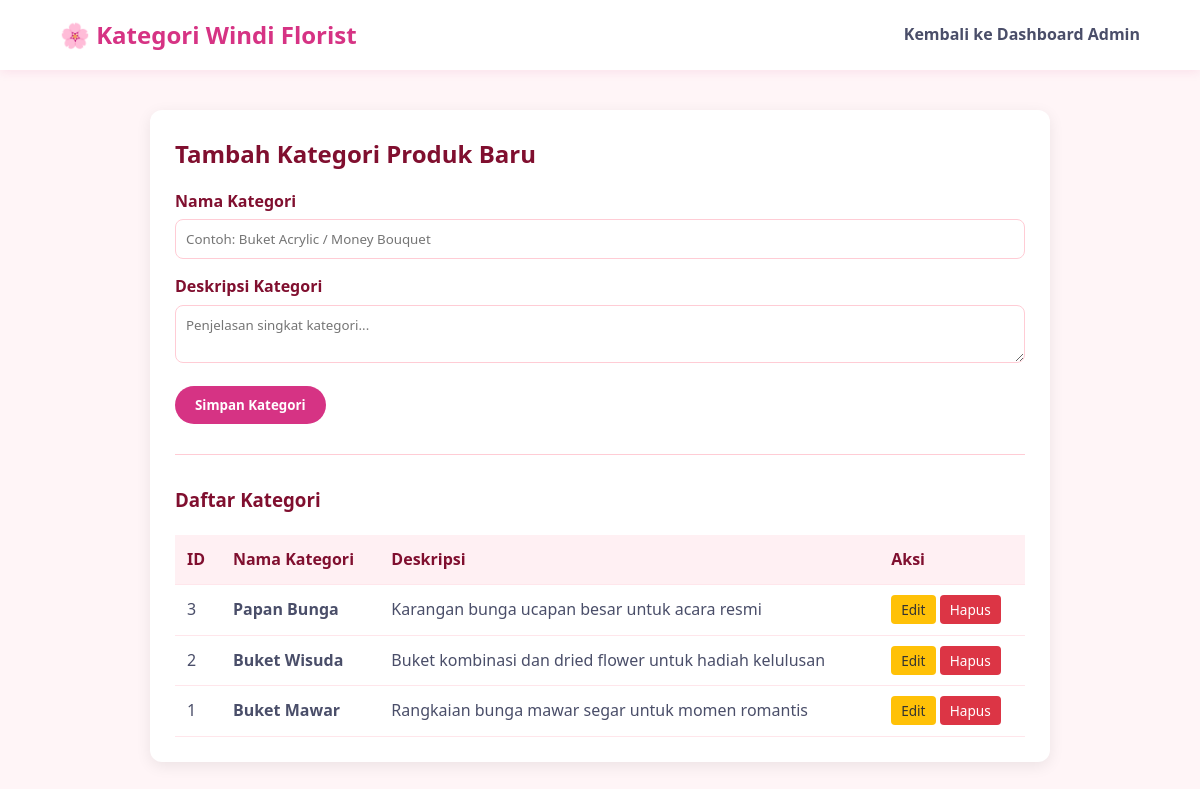
The page /kategori.php on the database its author committed.
### tables this page shows
CREATE TABLE `categories` (
  `id` int(11) NOT NULL,
  `name` varchar(100) NOT NULL,
  `description` text DEFAULT NULL,
  `created_at` timestamp NOT NULL DEFAULT current_timestamp()
);

### kategori.php (the view, shortened to what this page needs)
<?php
require_once 'koneksi.php';
$categories = $pdo->query("SELECT * FROM categories ORDER BY id DESC")->fetchAll();
?>
<!DOCTYPE html>
<html lang="id">
<head>
    <link rel="stylesheet" href="style.css">
</head>
<body>
<header>
    <div class="logo">🌸 Kategori Windi Florist</div>
    <nav>
        <ul>
            <li><a href="admin.php">Kembali ke Dashboard Admin</a></li>
        </ul>
    </nav>
</header>
<div class="container">
    <h2 style="color: #800f2f; margin-bottom: 15px;">Tambah Kategori Produk Baru</h2>
    <form method="POST">
        <div class="form-group">
            <label>Nama Kategori</label>
            <input type="text" name="name" required placeholder="Contoh: Buket Acrylic / Money Bouquet">
        </div>
        <div class="form-group">
            <label>Deskripsi Kategori</label>
            <textarea name="description" rows="2" placeholder="Penjelasan singkat kategori..."></textarea>
        </div>
        <button type="submit" class="btn-save">Simpan Kategori</button>
    </form>
    <hr style="margin: 30px 0; border: none; border-top: 1px solid #ffccd5;">
    <h3 style="color: #800f2f;">Daftar Kategori</h3>
    <table>
        <thead>
            <tr>
                <th>ID</th>
                <th>Nama Kategori</th>
                <th>Deskripsi</th>
                <th>Aksi</th>
            </tr>
        </thead>
        <tbody>
            <?php foreach ($categories as $cat): ?>
                <tr>
                    <td><?= $cat['id'] ?></td>
                    <td><strong><?= htmlspecialchars($cat['name']) ?></strong></td>
                    <td><?= htmlspecialchars($cat['description']) ?></td>
                    <td>
                        <a href="edit_kategori.php?id=<?= $cat['id'] ?>" class="btn-edit">Edit</a>
                        <a href="hapus_kategori.php?id=<?= $cat['id'] ?>" class="btn-del" onclick="return confirm('Hapus kategori ini?')">Hapus</a>
                    </td>
                </tr>
            <?php endforeach; ?>
        </tbody>
    </table>
</div>
</body>
</html>

### style.css (style rules this page uses)
* { margin: 0; padding: 0; box-sizing: border-box; font-family: 'Segoe UI', Tahoma, Geneva, Verdana, sans-serif; }
body { background-color: #fff5f7; color: #4a4e69; line-height: 1.6; }
header { background-color: #ffffff; padding: 1rem 5%; display: flex; justify-content: space-between; align-items: center; box-shadow: 0 2px 10px rgba(214, 51, 132, 0.1); position: sticky; top: 0; z-index: 1000; }
.logo { font-size: 1.5rem; font-weight: bold; color: #d63384; }
nav ul { display: flex; list-style: none; gap: 20px; }
nav ul li a { text-decoration: none; color: #4a4e69; font-weight: 600; transition: color 0.3s; }

### kategori.php (style rules this page uses)
.container { width: 90%; max-width: 900px; margin: 40px auto; background: white; padding: 25px; border-radius: 12px; box-shadow: 0 4px 15px rgba(0,0,0,0.08); }
table { width: 100%; border-collapse: collapse; margin-top: 20px; }
th, td { padding: 12px; text-align: left; border-bottom: 1px solid #ffe6eb; }
th { background-color: #fff0f3; color: #800f2f; }
.form-group { margin-bottom: 15px; }
.form-group label { display: block; font-weight: bold; margin-bottom: 5px; color: #800f2f; }
.form-group input, .form-group textarea { width: 100%; padding: 10px; border: 1px solid #ffccd5; border-radius: 8px; }
.btn-save { background: #d63384; color: white; border: none; padding: 10px 20px; border-radius: 20px; cursor: pointer; font-weight: bold; }
.btn-edit { background: #ffc107; color: #333; padding: 5px 10px; border-radius: 4px; text-decoration: none; font-size: 0.85rem; }
.btn-del { background: #dc3545; color: white; padding: 5px 10px; border-radius: 4px; text-decoration: none; font-size: 0.85rem; }

### rows shown on the page
categories: id "3", name "Papan Bunga", description "Karangan bunga ucapan besar untuk acara resmi"
categories: id "2", name "Buket Wisuda", description "Buket kombinasi dan dried flower untuk hadiah kelulusan"
categories: id "1", name "Buket Mawar", description "Rangkaian bunga mawar segar untuk momen romantis"
